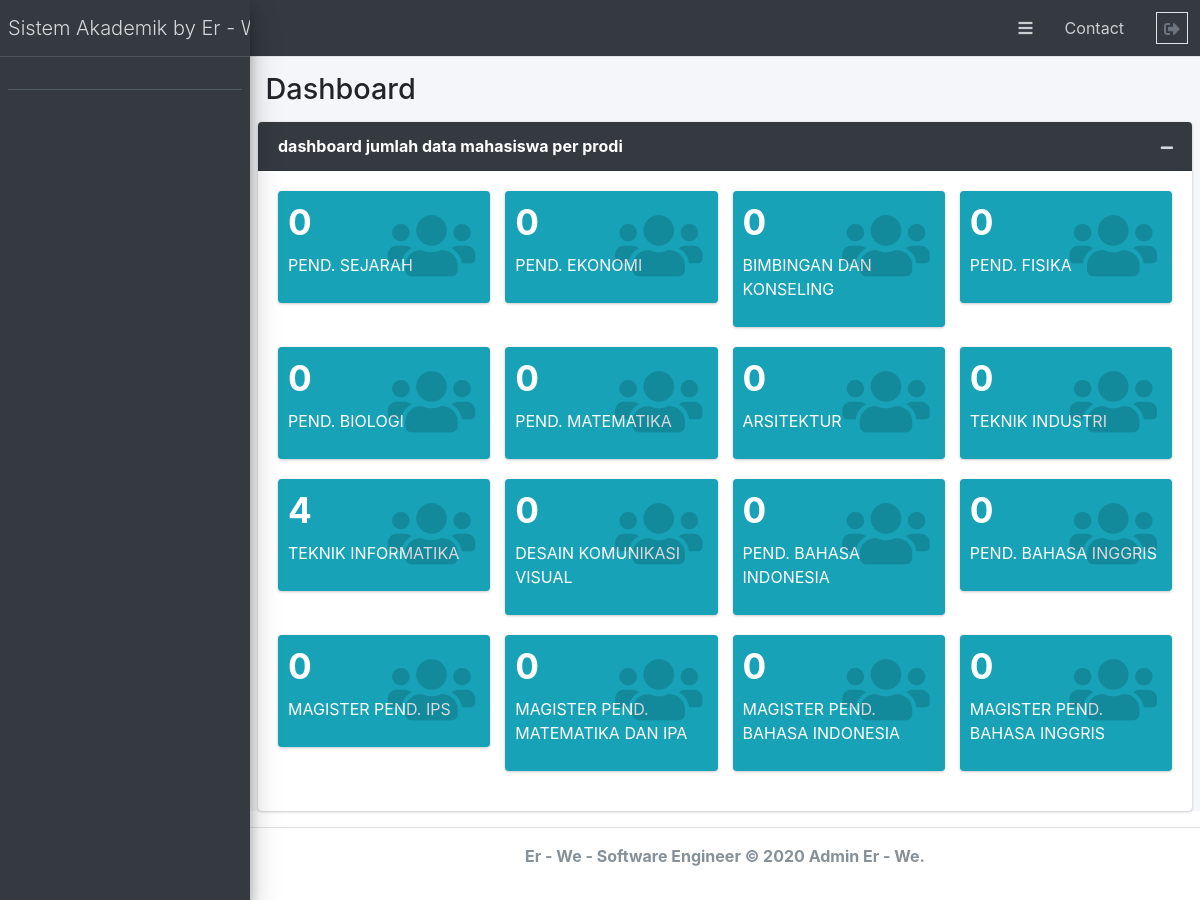
The app's page /index.php/admin_dashboard with its own data.
### tables this page shows
CREATE TABLE `akademik` (
  `id_akademik` int(11) NOT NULL,
  `kode_prodi` enum('FIPPS','FMIPA','FTIK','FBS','FP') NOT NULL,
  `prodi` enum('PEND. SEJARAH','PEND. EKONOMI','BIMBINGAN DAN KONSELING','PEND. FISIKA','PEND. BIOLOGI','PEND. MATEMATIKA','ARSITEKTUR','TEKNIK INDUSTRI','TEKNIK INFORMATIKA','DESAIN KOMUNIKASI VISUAL','PEND. BAHASA INDONESIA','PEND. BAHASA INGGRIS','MAGISTER PEND. IPS','MAGISTER PEND. MATEMATIKA DAN IPA','MAGISTER PEND. BAHASA INDONESIA','MAGISTER PEND. BAHASA INGGRIS') NOT NULL
);

### application/controllers/Admin_dashboard.php (called while the page is built, shortened)
<?php
class Admin_dashboard extends CI_Controller
{
    public function __construct()
    {
        $this->load->model('admin_control_dashboard_model');
    }
    public function index()
    {
        $data['title'] = "Dashboard";
        $data['fatch_prodi'] = $this->admin_control_dashboard_model->get_all_prodi();
        $data['fatch_mhs_prodi'] = $this->admin_control_dashboard_model->get_all_mhs_prodi();
        $data['count_mhs'] = $this->admin_control_dashboard_model->get_all_count_mhs();
        $this->load->view('templeates/header', $data);
        $this->load->view('templeates/sidebar');
        $this->load->view('admin/admin-control-dashboard/dashboard', $data);
        $this->load->view('templeates/footer');
    }
}

### index.php (called while the page is built, shortened)
<?php
require_once BASEPATH.'core/CodeIgniter.php';

### application/models/admin_control_dashboard_model.php (called while the page is built, shortened)
<?php
class admin_control_dashboard_model extends CI_Model
{
    function get_all_prodi()
    {
        return $this->db->get('akademik')->result_array();
    }
    function get_all_mhs_prodi()
    {
        $this->db->select('id_akademik');
        $this->db->from('mahasiswa');
        $this->db->group_by('id_akademik');
        return $this->db->get()->result_array();
    }
    function get_all_count_mhs()
    {
        $this->db->select('count(mahasiswa.id_akademik) as prodi');
        $this->db->from('mahasiswa');
        $this->db->join('akademik', 'akademik.id_akademik = mahasiswa.id_akademik');
        return $this->db->get()->row_array();
    }
}

### application/views/admin/admin-control-dashboard/dashboard.php (the view)
<div class="content-wrapper">
    <section class="content-header">
        <div class="container-fluid">
            <h1><?= $title; ?></h1>
        </div>
    </section>
    <section class="content">
        <div class="card card-dark">
            <div class="card-header">
                <strong>dashboard jumlah data mahasiswa per prodi</strong>
                <div class="card-tools">
                    <button type="button" class="btn btn-tool" data-card-widget="collapse" data-toggle="tooltip" title="Collapse">
                        <i class="fas fa-minus"></i>
                    </button>
                </div>
            </div>
            <div class="card-body">
                <div class="row">
                    <?php foreach ($fatch_prodi as $prodi) : ?>
                        <div class="col-lg-3 col-6">
                            <div class="small-box bg-info">
                                <div class="inner">
                                    <?php foreach ($fatch_mhs_prodi as $mhs) : ?>
                                        <?php if ($mhs['id_akademik'] == $prodi['id_akademik']) : ?>
                                            <h3><?= $count_mhs['prodi'] ?></h3>
                                        <?php else : ?>
                                            <h3>0</h3>
                                        <?php endif; ?>
                                    <?php endforeach; ?>
                                    <p><?= $prodi['prodi'] ?></p>
                                </div>
                                <div class="icon">
                                    <i class="fas fa-users"></i>
                                </div>
                            </div>
                        </div>
                    <?php endforeach; ?>
                </div>
            </div>
        </div>
    </section>

### records on screen
akademik: prodi "PEND. SEJARAH"
akademik: prodi "PEND. EKONOMI"
akademik: prodi "BIMBINGAN DAN KONSELING"
akademik: prodi "PEND. FISIKA"
akademik: prodi "PEND. BIOLOGI"
akademik: prodi "PEND. MATEMATIKA"
akademik: prodi "ARSITEKTUR"
akademik: prodi "TEKNIK INDUSTRI"
akademik: prodi "4", prodi "TEKNIK INFORMATIKA"
akademik: prodi "DESAIN KOMUNIKASI VISUAL"
akademik: prodi "PEND. BAHASA INDONESIA"
akademik: prodi "PEND. BAHASA INGGRIS"
akademik: prodi "MAGISTER PEND. IPS"
akademik: prodi "MAGISTER PEND. MATEMATIKA DAN IPA"
akademik: prodi "MAGISTER PEND. BAHASA INDONESIA"
akademik: prodi "MAGISTER PEND. BAHASA INGGRIS"

### other values on screen
$title "Dashboard"
